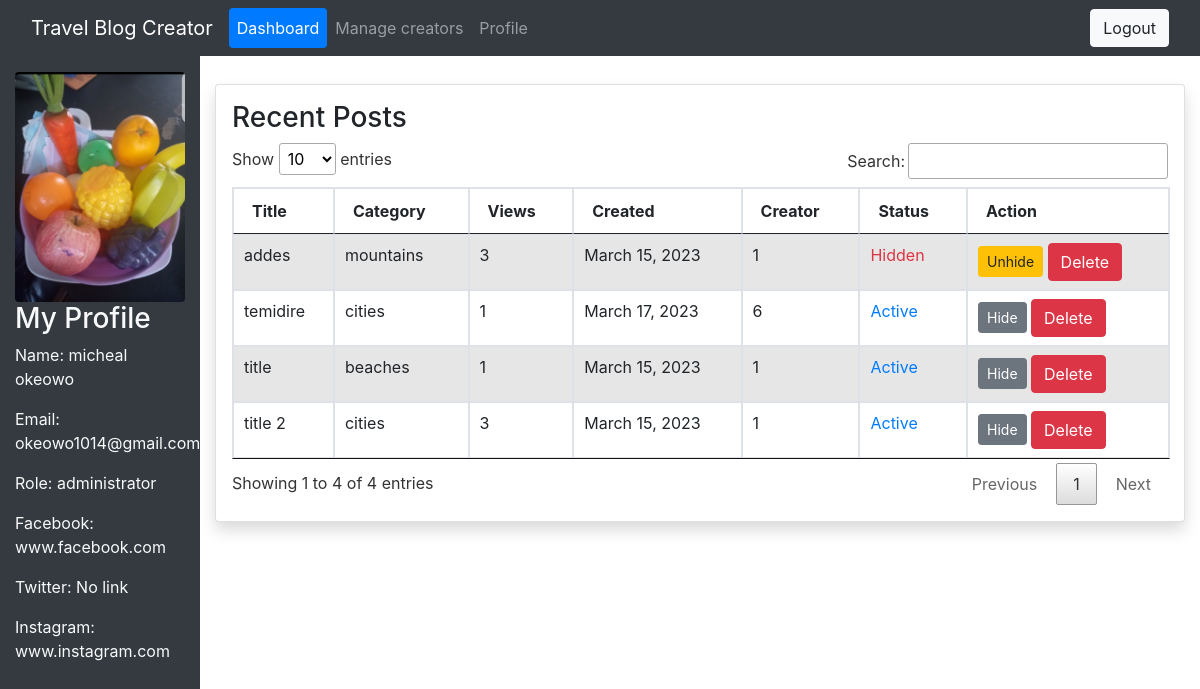
Page /admindashboard.php (signed in) on the committed database.
### tables this page shows
CREATE TABLE IF NOT EXISTS `authusers` (
  `firstname` varchar(255) NOT NULL,
  `lastname` varchar(255) NOT NULL,
  `email` varchar(255) NOT NULL,
  `password` varchar(255) NOT NULL,
  `role` varchar(25) NOT NULL DEFAULT 'creator',
  `description` text,
  `status` varchar(25) NOT NULL DEFAULT 'active',
  `userid` int(11) NOT NULL AUTO_INCREMENT,
  `created` timestamp NOT NULL DEFAULT CURRENT_TIMESTAMP,
  `picture` varchar(255) NOT NULL DEFAULT ' http://localhost/travelblog/img/avatar.jpg',
  `facebook` varchar(255) DEFAULT ' ',
  `instagram` varchar(255) DEFAULT ' ',
  `twitter` varchar(255) DEFAULT ' ',
  PRIMARY KEY (`userid`),
  UNIQUE KEY `password` (`password`),
  UNIQUE KEY `email` (`email`)
);

CREATE TABLE IF NOT EXISTS `blogpost` (
  `id` int(11) NOT NULL AUTO_INCREMENT,
  `creator` int(11) NOT NULL,
  `title` varchar(255) NOT NULL,
  `main_image` varchar(255) NOT NULL,
  `content` text NOT NULL,
  `category` varchar(255) NOT NULL,
  `location` varchar(255) NOT NULL DEFAULT 'lagos',
  `views` int(11) NOT NULL DEFAULT '0',
  `blocked` tinyint(1) NOT NULL DEFAULT '0',
  `created` timestamp NOT NULL DEFAULT CURRENT_TIMESTAMP,
  PRIMARY KEY (`id`)
);

### admindashboard.php (the view, shortened to what this page needs)
<?php
require_once('connection.php');
$admin_id = $_SESSION['user_id'];
$result = mysqli_query($conn, "SELECT * FROM authusers WHERE userid = $admin_id");
$userobj = mysqli_fetch_assoc($result);
?>
<!DOCTYPE html>
<html>
<head>
 <link rel="stylesheet" href="bootstrap-5.0.2-dist/css/bootstrap.min.css">
  <link rel="stylesheet" href="lib/bootstrap.min.css">
  <link rel="stylesheet" href="lib/jquery.dataTables.min.css">
</head>
<body>
  <nav class="navbar navbar-expand-sm bg-dark navbar-dark nav-pills nav-fill">
    <div class="container-fluid">
      <a class="navbar-brand" href="#">Travel Blog Creator </a>
      <div class="collapse navbar-collapse">
        <ul class="navbar-nav me-auto mb-2 mb-lg-0">
          <li class="nav-item">
            <a class="nav-link active" href="admindashboard.php">Dashboard</a>
          </li>
          <li class="nav-item">
            <a class="nav-link" href="creators.php">Manage creators</a>
          </li>
          <li class="nav-item">
            <a class="nav-link" href="updateadminprofile.php">Profile</a>
          </li>
        </ul>
        <div class="d-flex">
          <a href="logout.php" class="btn btn-light">Logout</a>
        </div>
      </div>
    </div>
  </nav>
  <div class="container-fluid ">
    <div class="row">
      <div class="col-md-2 bg-dark text-light pt-3" style="min-height:100vh">
        <div class="sidebar-sticky">
          <img src="<?php echo $userobj['picture'] ?>" class="rounded mx-auto d-block" alt="..."
            style="max-width:100%;max height:20vh">
          <h3>My Profile</h3>
          <p>Name:
            <?php echo $userobj['lastname'] . ' ' . $userobj['firstname'] ?>
          </p>
          <p>Email:
            <?php echo $userobj['email'] ?>
          </p>
          <p>Role:
            <?php echo $userobj['role'] ?>
          </p>
          <p>Facebook:
            <?php if ($userobj['facebook'] != '' & $userobj['facebook'] != ' ') {
              echo $userobj['facebook'];
            } else {
              echo 'No link';
            } ?>
          </p>
          <p>Twitter:
            <?php if ($userobj['twitter'] != '' & $userobj['twitter'] != ' ') {
              echo $userobj['twitter'];
            } else {
              echo 'No link';
            } ?>
          </p>
          <p>Instagram:
            <?php if ($userobj['instagram'] != '' & $userobj['instagram'] != ' ') {
              echo $userobj['instagram'];
            } else {
              echo 'No link';
            } ?>
          </p>
        </div>
      </div>
      <div class="col-sm-10 mt-4">
      <div class="card shadow p-3">
      <h3>Recent Posts</h3>
        <table id="blog-posts-table" class="table table-striped table-bordered">
          <thead>
            <tr>
              <th>Title</th>
              <th>Category</th>
              <th>Views</th>
              <th>Created</th>
              <th>Creator</th>
              <th>Status</th>
              <th>Action</th>
            </tr>
          </thead>
          <tbody>
            <?php
            $sql = "SELECT * FROM blogpost";
            $result = mysqli_query($conn, $sql);
            while ($row = mysqli_fetch_assoc($result)) {
              $created = date('F j, Y', strtotime($row['created']));
              echo '<tr>';
              echo '<td>' . $row['title'] . '</td>';
              echo '<td>' . $row['category'] . '</td>';
              echo '<td>' . $row['views'] . '</td>';
              echo '<td>' . $created . '</td>';
              echo '<td>' . $row['creator'] . '</td>';
              if ($row['blocked']) {
                echo '<td class="text-danger">Hidden</td>';
              } else {
                echo '<td class="text-primary">Active</td>';
              }
              echo '<td>';
              if ($row['blocked']) {
                echo '<button class="btn btn-sm btn-warning" onclick="unblockPost(' . $row['id'] . ')">Unhide</button>';
              } else {
                echo '<button class="btn btn-sm btn-secondary" onclick="blockPost(' . $row['id'] . ')">Hide</button>';
              }
              echo ' <a href="#" class="btn btn-danger" onclick="deletePost(' . $row['id'] . ')">Delete</a></td>';
              echo '</tr>';
            }
            ?>
          </tbody>
        </table>
      </div>
      </div>
    </div>
  </div>
</body>
</html>

### rows in the picture
authusers: picture (picture), lastname "micheal", firstname "okeowo", email "okeowo1014@gmail.com", role "administrator", facebook "www.facebook.com", instagram "www.instagram.com"
blogpost: title "title 2", category "cities", views "3", created "March 15, 2023", creator "1", blocked "Active"
blogpost: title "title", category "beaches", views "1", created "March 15, 2023", creator "1", blocked "Active"
blogpost: title "addes", category "mountains", views "3", created "March 15, 2023", creator "1", blocked "Hidden"
blogpost: title "temidire", category "cities", views "1", created "March 17, 2023", creator "6", blocked "Active"
